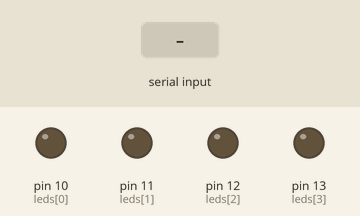
Recording of a sketch running on a simulated Arduino Uno, built with avr-gcc and run on an emulated ATmega328P. Parts: output pins drawn as LEDs (lit = HIGH). The test bench sets the inputs (shaded band). What the sketch prints to the serial monitor is not drawn.

Above: at 1.2 s.
1.3 s: "90,45\n" received over Serial
At 2.1 s:
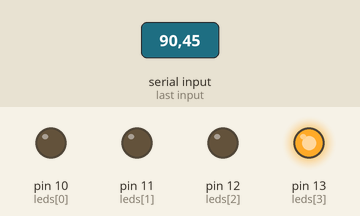
2.8 s: "30,150\n" received over Serial
At 3.5 s:
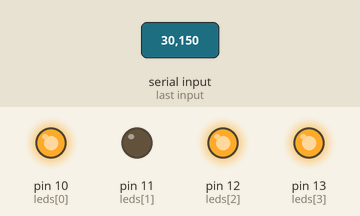
4.3 s: "200\n" received over Serial
At 5.4 s:
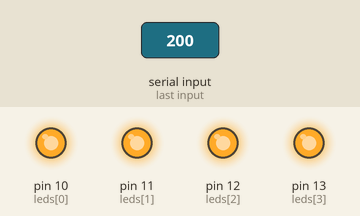
5.8 s: "90,45\n" received over Serial
At 6.7 s:
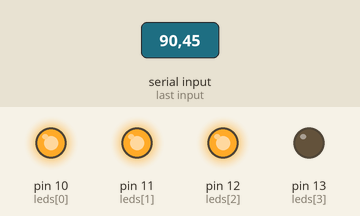
7.3 s: "30,150\n" received over Serial
At 8.1 s:
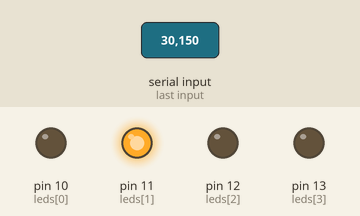
Timing chart, 0 to 9.8 s (numbered marks = the images above; inputs shaded):
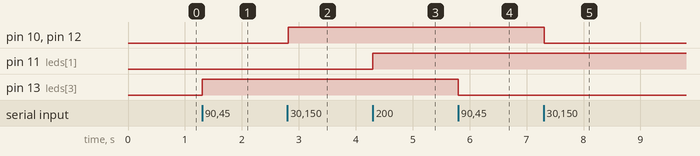

The sketch:

Ejer02y03_SistDomo_Arduino.ino
```cpp
/*Ejer02 - Sistema Domótico
 *
 * Autor: Magh
*/

byte leds[4]={10, 11, 12, 13};

void setup() {
  for(int i=0; i<4; i++){
    pinMode(leds[i], OUTPUT);
    digitalWrite(leds[i], 0);
  }
  Serial.begin(9600);
  Serial.println("Bienvenido Magh ;D");
}

int flag=0;

void loop() {
  if(Serial.available()>0){
    char dato=Serial.read();
    //Serial.print(dato);
    for(int i=0; i<4; i++){
      if((int)dato-48==i+1){
        //Serial.print((int)dato-48);
        if(digitalRead(leds[i])==LOW){
          digitalWrite(leds[i], HIGH);
        } else {
          digitalWrite(leds[i], LOW);
        }
        //flag ^= 1;
        delay(10);
      }
    }
  }
}
```

Measured:
- after the input at 1.3 s, pin 13 (leds[3]): LOW → HIGH at once
- after the input at 2.8 s, pin 10 (leds[0]), pin 12 (leds[2]): LOW → HIGH at once
- after the input at 4.3 s, pin 11 (leds[1]): LOW → HIGH at once
- after the input at 5.8 s, pin 13 (leds[3]): HIGH → LOW at once
- after the input at 7.3 s, pin 10 (leds[0]), pin 12 (leds[2]): HIGH → LOW at once
